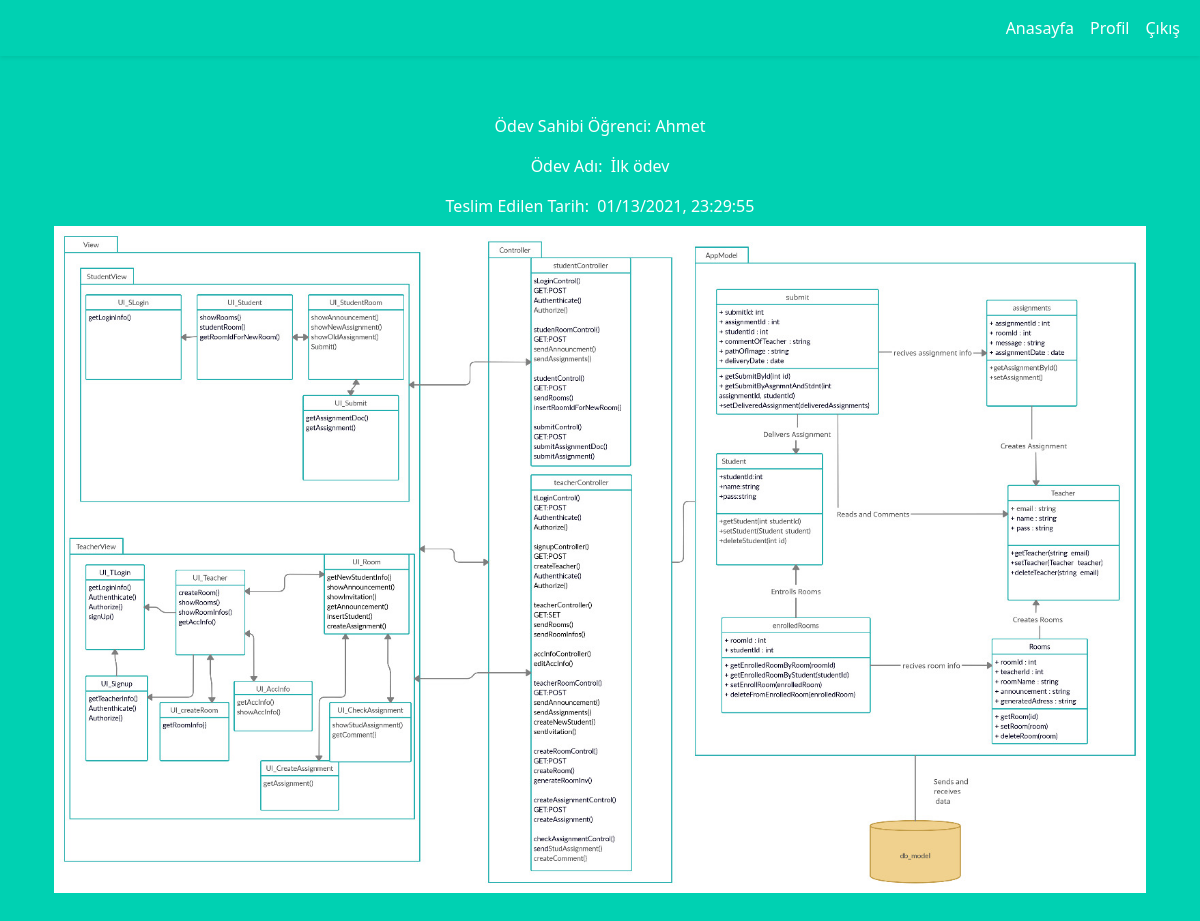
Page /checkassignment/1/1 (signed in) on the committed database.
### models/model.py (models this page shows, shortened)
class students(db.Model):
    __tablename__ = 'studentTable'
    student_id = db.Column(db.Integer, primary_key=True)
    name = db.Column(db.String(50), nullable=False)
    password = db.Column(db.String(20), nullable=False)
    @classmethod
    def get_student_by_id(cls, student_id):
        bulunan_student = students.query.filter_by(student_id=student_id).first()
        if bulunan_student:
            return bulunan_student
        else:
            return "Öğrenci bulunamadı"

class assignments(db.Model):
    assignment_id = db.Column(db.Integer, primary_key=True)
    room_id = db.Column(db.Integer, db.ForeignKey(rooms.room_id), nullable=False)
    message = db.Column(db.String(255), nullable=False)
    name = db.Column(db.String(255), nullable=True)
    assignment_date = db.Column(db.DateTime, nullable=False, default=datetime.now())
    @classmethod
    def get_assignment(cls, assignment_id):
        aranan_odev = assignments.query.filter_by(assignment_id=assignment_id).first()
        if aranan_odev:
            return aranan_odev
        else:
            return "Ödev bulunamadı"

class submitted_assignments(db.Model):
    submitted_assignments_id = db.Column(db.Integer, primary_key=True)
    assignment_id = db.Column(db.Integer, db.ForeignKey(assignments.assignment_id), nullable=False)
    student_id = db.Column(db.Integer, db.ForeignKey(students.student_id), nullable=False)
    comment_of_teacher = db.Column(db.String(2000), nullable=True)
    path_of_image = db.Column(db.String(500), nullable=False)
    delivery_date = db.Column(db.DateTime, default=datetime.now())
    @classmethod
    def get_submitted_assignment_by_assignment_and_student(cls, assignment_id, student_id):
        ogrencinin_odevi = submitted_assignments.query.filter_by(assignment_id=assignment_id,
                                                                 student_id=student_id).first()
        if ogrencinin_odevi:
            return ogrencinin_odevi
        else:
            return "Öğrenci ödevi teslim etmemiştir."

### teacherController.py (the view)
@teacherController.route('/checkassignment/<student_id>/<assignment_id>')
@teacher_login_required
def checkassignment(student_id, assignment_id):
    ogr = students.get_student_by_id(student_id)
    odev = assignments.get_assignment(assignment_id)
    teslim_edilen_odev = submitted_assignments.get_submitted_assignment_by_assignment_and_student(assignment_id,
                                                                                                  student_id)
    formatli_tarih = teslim_edilen_odev.delivery_date
    sayfada_gorulecek_veriler = dict([
        ("ogrenci_adi", ogr.name),
        ("odev_adi", odev.name),
        ("gorsel_path", teslim_edilen_odev.path_of_image),
        ("teslim_tarihi", formatli_tarih.strftime("%m/%d/%Y, %H:%M:%S"))
    ])
    return render_template("teacherView/checkassignment.html", sayfada_gorulecek_veriler=sayfada_gorulecek_veriler)

### teacherController.py (called while the page is built)
def teacher_login_required(f):
    @wraps(f)
    def wrap(*args, **kwargs):
        if not session.get(
                "teacher_name") is None:  # Session da teacher_name bilgisinin varlığını kontrol ederek yapmaktadır.
            return f(*args, **kwargs)
        else:
            flash("Lütfen sisteme giriş yapınız")
            return redirect(url_for("index"))
    return wrap

### templates/teacherView/checkassignment.html
{% extends "teacherView/tmain.html"%}
{% block content %}
<div class="container text-start" style="margin-top:50px;">
    <div class="d-flex flex-row justify-content-center">
        <div class="p-2"></div>
        <div class="p-2">Ödev Sahibi Öğrenci: {{ sayfada_gorulecek_veriler["ogrenci_adi"] }}
        </div>
        <div class="p-2"></div>
    </div>
    <div class="d-flex flex-row justify-content-center">
        <div class="p-2"></div>
        <div class="p-2">Ödev Adı: 	&nbsp;{{ sayfada_gorulecek_veriler["odev_adi"] }}
        </div>
        <div class="p-2"></div>
    </div>
    <div class="d-flex flex-row justify-content-center">
        <div class="p-2"></div>
        <div class="p-2">Teslim Edilen Tarih:	&nbsp;{{
            sayfada_gorulecek_veriler["teslim_tarihi"] }}
        </div>
        <div class="p-2"></div>
    </div>
<img src="{{ url_for('static', filename=sayfada_gorulecek_veriler['gorsel_path']) }}" class="img-fluid" >
</div>
{% endblock %}

### templates/teacherView/tmain.html (style rules this page uses)
body { color:white; padding-bottom: 40px; background-color: #00D1B2; }

### rows in the picture
students: ogrenci_adi "Ahmet"
assignments: odev_adi "İlk ödev"
submitted_assignments: path_of_image (picture)

### other values in the picture
{{ sayfada_gorulecek_veriler["teslim_tarihi"] }} "01/13/2021, 23:29:55"
